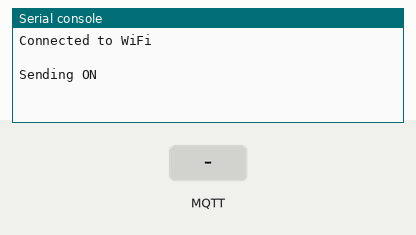
Recording of a program running on a simulated Pycom board running MicroPython. Parts: the last lines printed to the serial console. The test bench sets the inputs (shaded band). WiFi joins after 1.5 s; no MQTT or app messages arrive unless stated.

Above: at 2.8 s.
2.9 s: MQTT message "1" arrives on the first subscribed topic
At 7.3 s:
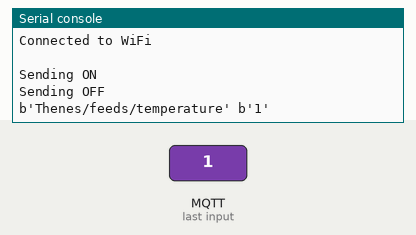
10.4 s: MQTT message "on" arrives on the first subscribed topic
At 17.4 s:
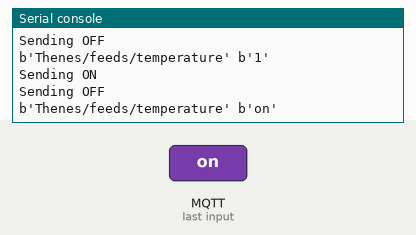
18.1 s: MQTT message "off" arrives on the first subscribed topic
At 27.5 s:
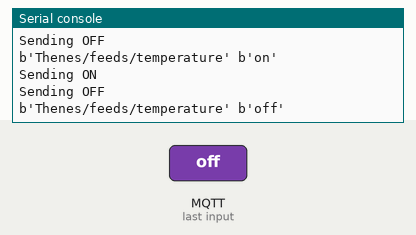

The program:

pycom_data_to_adafruit_with_raspi_hotspot.py
```python
''' Raspberry : - en hotspot
                - connecté en ethernet (ou autre à internet)
    l'esp32 se connecte au hotspot de la raspberry pour envoyer des données à adafruit
'''

from mqtt import MQTTClient
from network import WLAN
import machine
import pycom
import time

#envoi une valeur fixe
temperature = '5'

def sub_cb(topic, msg):
    print(topic,msg)


# Connexion à internet
wlan = WLAN(mode=WLAN.STA)
wlan.connect("RIRraspberry", auth=(WLAN.WPA2, "Raspberrypi"), timeout=5000) #Nom wifi et password

while not wlan.isconnected():
    machine.idle()
print("Connected to WiFi\n")

# MQTT
client = MQTTClient("device_id", "io.adafruit.com",
                    user="Thenes", password="aio_EuCI24nsMnvcoWK9tBn2a1Amwokc", port=1883)

client.set_callback(sub_cb) # definition de la fonction de callback pour le topic control
client.connect()
client.subscribe(topic="Thenes/feeds/temperature")

while True:
    print("Sending ON")
    client.publish(topic="Thenes/feeds/temperature", msg=temperature) #message publié au topic indiqué
    time.sleep(5)
    print("Sending OFF")
    client.check_msg()
    time.sleep(5)
```

Measured:
- after the input at 2.9 s, the serial console: prints a new line after 3.8 s (image 1)
- after the input at 10.4 s, the serial console: prints a new line after 6.3 s (image 2)
- after the input at 18.1 s, the serial console: prints a new line after 8.6 s (image 3)
